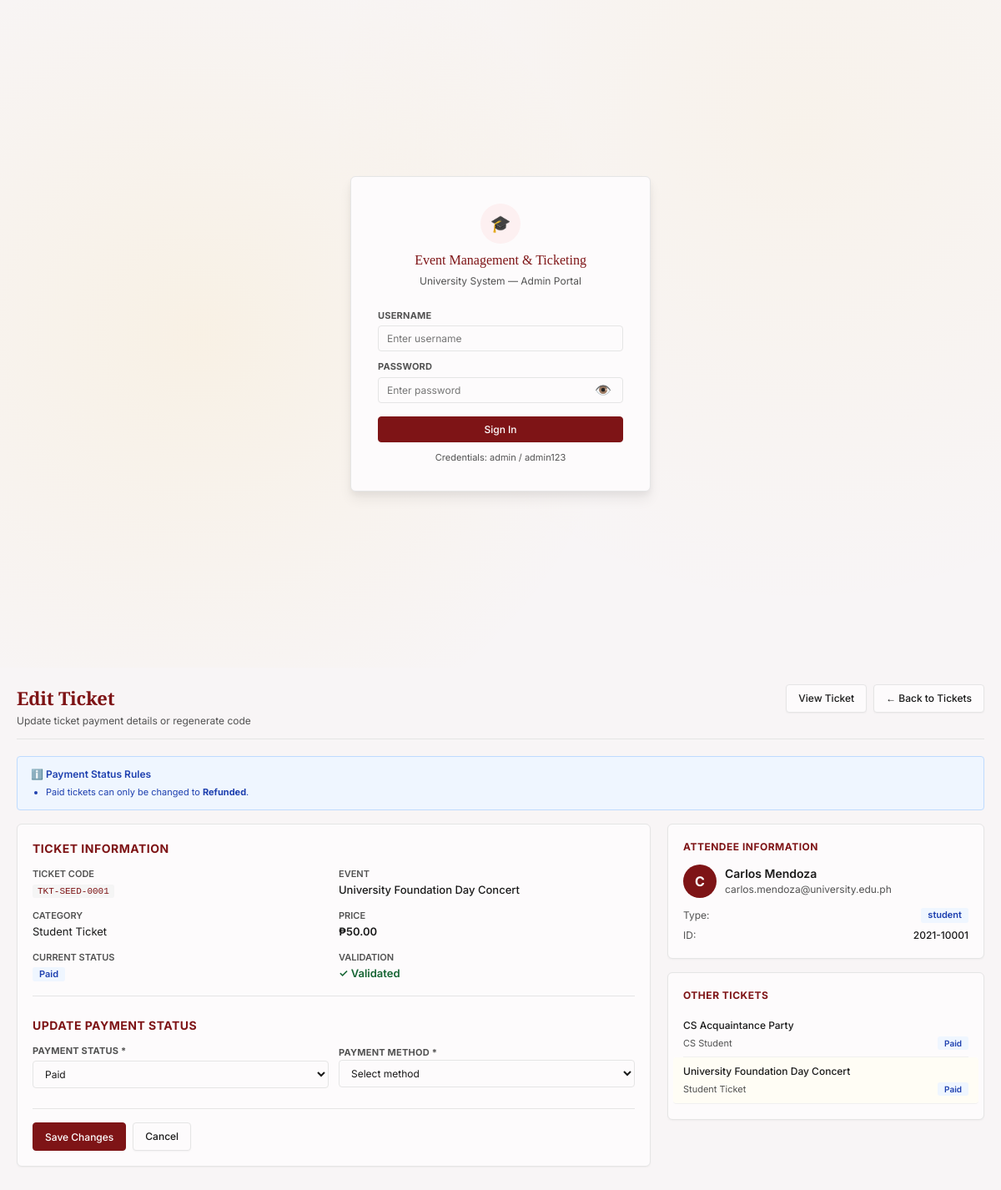
Page /modules/tickets/edit.php?id=1 on the committed database.
### tables this page shows
CREATE TABLE `ticket` (
  `ticket_id` int(11) NOT NULL,
  `ticket_code` varchar(50) NOT NULL,
  `purchase_date` datetime NOT NULL DEFAULT current_timestamp(),
  `is_validated` tinyint(1) NOT NULL DEFAULT 0,
  `validated_at` datetime DEFAULT NULL,
  `payment_status` enum('free','paid','pending','refunded') NOT NULL DEFAULT 'free',
  `payment_method` varchar(20) DEFAULT NULL,
  `category_id` int(11) NOT NULL,
  `attendee_id` int(11) NOT NULL
);

CREATE TABLE `event` (
  `event_id` int(11) NOT NULL,
  `event_name` varchar(150) NOT NULL,
  `event_type` enum('academic','cultural','sports','concert','seminar','graduation','orientation','other') NOT NULL,
  `event_date` date NOT NULL,
  `start_time` time NOT NULL,
  `end_time` time NOT NULL,
  `description` text DEFAULT NULL,
  `audience_type` enum('student_only','employee_only','alumni_only','open_to_all') NOT NULL DEFAULT 'open_to_all',
  `requires_ticket` tinyint(1) NOT NULL DEFAULT 1,
  `status` enum('upcoming','ongoing','completed','cancelled') NOT NULL DEFAULT 'upcoming',
  `venue_id` int(11) NOT NULL,
  `org_id` int(11) NOT NULL
);

CREATE TABLE `ticket_category` (
  `category_id` int(11) NOT NULL,
  `event_id` int(11) NOT NULL,
  `category_name` varchar(80) NOT NULL,
  `eligible_type` enum('student','employee','alumni','guest','all') NOT NULL DEFAULT 'all',
  `price` decimal(10,2) NOT NULL DEFAULT 0.00 CHECK (`price` >= 0),
  `total_slots` int(11) NOT NULL CHECK (`total_slots` > 0),
  `slots_remaining` int(11) NOT NULL
);

CREATE TABLE `attendee` (
  `attendee_id` int(11) NOT NULL,
  `first_name` varchar(50) NOT NULL,
  `last_name` varchar(50) NOT NULL,
  `email` varchar(100) NOT NULL,
  `phone` varchar(20) DEFAULT NULL,
  `gender` enum('male','female','non_binary','prefer_not_to_say') NOT NULL,
  `birth_date` date NOT NULL,
  `attendee_type` enum('student','employee','alumni','guest') NOT NULL,
  `registered_at` datetime NOT NULL DEFAULT current_timestamp(),
  `student_id` varchar(20) DEFAULT NULL,
  `program` varchar(100) DEFAULT NULL,
  `year_level` tinyint(4) DEFAULT NULL CHECK (`year_level` between 1 and 5),
  `department` varchar(100) DEFAULT NULL,
  `employee_id` varchar(20) DEFAULT NULL,
  `job_title` varchar(100) DEFAULT NULL,
  `alumni_id` varchar(20) DEFAULT NULL,
  `graduation_year` year(4) DEFAULT NULL,
  `guest_id` varchar(20) DEFAULT NULL
);

### includes/functions.php (called while the page is built, shortened)
<?php
function getAttendeeTypeBadge($type) {
    $badges = [
        'student' => 'b-blue', 'employee' => 'b-amber',
        'alumni' => 'b-purple', 'guest' => 'b-gray', 'all' => 'b-teal'
    ];
    return $badges[$type] ?? 'b-gray';
}
function getPaymentBadge($status) {
    $badges = [
        'free' => 'b-green', 'paid' => 'b-blue',
        'pending' => 'b-amber', 'refunded' => 'b-red'
    ];
    return $badges[$status] ?? 'b-gray';
}
function h($str) {
    return htmlspecialchars($str ?? '', ENT_QUOTES, 'UTF-8');
}
?>

### modules/tickets/edit.php (the view, shortened to what this page needs)
<?php
require_once __DIR__ . '/../../includes/header.php';
$ticket_id = isset($_GET['id']) ? (int)$_GET['id'] : 0;
$query = "
    SELECT t.*,
           a.first_name, a.last_name, a.email, a.attendee_type,
           a.student_id, a.employee_id, a.alumni_id, a.guest_id,
           tc.category_name, tc.price, tc.eligible_type, tc.event_id,
           e.event_name, e.event_date,
           v.venue_name
    FROM Ticket t
    JOIN Attendee a ON t.attendee_id = a.attendee_id
    JOIN Ticket_Category tc ON t.category_id = tc.category_id
    JOIN Event e ON tc.event_id = e.event_id
    JOIN Venue v ON e.venue_id = v.venue_id
    WHERE t.ticket_id = $ticket_id
";
$result = mysqli_query($conn, $query);
$ticket = mysqli_fetch_assoc($result);
$attendeeTicketsQuery = "
    SELECT t.*, e.event_name, tc.category_name
    FROM Ticket t
    JOIN Ticket_Category tc ON t.category_id = tc.category_id
    JOIN Event e ON tc.event_id = e.event_id
    WHERE t.attendee_id = {$ticket['attendee_id']}
    ORDER BY t.purchase_date DESC
";
$attendeeTickets = mysqli_query($conn, $attendeeTicketsQuery);
$isFreeEvent = $ticket['price'] == 0;
$currentStatus = $ticket['payment_status'];
$formValues = !empty($_POST) ? $_POST : $ticket;
function getAllowedStatuses($isFreeEvent, $currentStatus) {
    switch ($currentStatus) {
        case 'paid':
            return [
                'paid' => 'Paid',
                'refunded' => 'Refunded'
            ];
    }
}
$allowedStatuses = getAllowedStatuses($isFreeEvent, $currentStatus);
$attendeeDetail = '';
if ($ticket['attendee_type'] === 'student') {
    $attendeeDetail = $ticket['student_id'] ? $ticket['student_id'] : 'N/A';
} elseif ($ticket['attendee_type'] === 'employee') {
    $attendeeDetail = $ticket['employee_id'] ? $ticket['employee_id'] : 'N/A';
} elseif ($ticket['attendee_type'] === 'alumni') {
    $attendeeDetail = $ticket['alumni_id'] ? $ticket['alumni_id'] : 'N/A';
} elseif ($ticket['attendee_type'] === 'guest') {
    $attendeeDetail = $ticket['guest_id'] ? $ticket['guest_id'] : 'N/A';
}
?>
<div class="page active">
    <div class="page-header">
        <div>
            <div class="page-title">Edit Ticket</div>
            <div class="page-sub">Update ticket payment details or regenerate code</div>
        </div>
        <div style="display:flex;gap:8px;">
            <a href="/event-ticketing-v2/modules/tickets/view.php?id=<?php echo $ticket_id; ?>" class="btn">View Ticket</a>
            <a href="/event-ticketing-v2/modules/tickets/" class="btn">← Back to Tickets</a>
        </div>
    </div>
    <div style="background:var(--color-info-bg);border:1px solid #bfdbfe;border-radius:var(--radius-sm);padding:12px 16px;margin-bottom:16px;">
        <div style="font-size:12px;font-weight:600;color:#1e40af;margin-bottom:4px;">ℹ️ Payment Status Rules</div>
        <ul style="margin:0;padding-left:18px;font-size:11px;color:#1e40af;">
            <?php if ($isFreeEvent): ?>
                <li>This is a <strong>free event</strong>. Only 'Free' status is allowed.</li>
            <?php else: ?>
                <?php if ($currentStatus === 'pending'): ?>
                    <li>Pending tickets can only be changed to <strong>Paid</strong>.</li>
                <?php elseif ($currentStatus === 'paid'): ?>
                    <li>Paid tickets can only be changed to <strong>Refunded</strong>.</li>
                <?php elseif ($currentStatus === 'refunded'): ?>
                    <li>Refunded tickets <strong>cannot</strong> be changed to another status.</li>
                <?php endif; ?>
            <?php endif; ?>
        </ul>
    </div>
    <div style="display:grid;grid-template-columns:1fr 380px;gap:20px;align-items:start;">
        <div>
            <div class="card">
                <form method="POST">
                    <div style="margin-bottom:24px;padding-bottom:16px;border-bottom:1px solid var(--color-border);">
                        <h3 style="font-size:14px;font-weight:700;color:var(--color-primary);margin:0 0 12px 0;text-transform:uppercase;letter-spacing:0.5px;">
                            Ticket Information
                        </h3>
                        <div style="display:grid;grid-template-columns:1fr 1fr;gap:12px;">
                            <div>
                                <div style="font-size:11px;color:var(--color-text-secondary);font-weight:600;text-transform:uppercase;margin-bottom:2px;">Ticket Code</div>
                                <code style="font-size:11px;word-break:break-all;"><?php echo h($ticket['ticket_code']); ?></code>
                            </div>
                            <div>
                                <div style="font-size:11px;color:var(--color-text-secondary);font-weight:600;text-transform:uppercase;margin-bottom:2px;">Event</div>
                                <div style="font-size:13px;font-weight:500;"><?php echo h($ticket['event_name']); ?></div>
                            </div>
                            <div>
                                <div style="font-size:11px;color:var(--color-text-secondary);font-weight:600;text-transform:uppercase;margin-bottom:2px;">Category</div>
                                <div style="font-size:13px;"><?php echo h($ticket['category_name']); ?></div>
                            </div>
                            <div>
                                <div style="font-size:11px;color:var(--color-text-secondary);font-weight:600;text-transform:uppercase;margin-bottom:2px;">Price</div>
                                <div style="font-size:13px;font-weight:600;">
                                    <?php echo $isFreeEvent ? 'FREE' : '₱' . number_format($ticket['price'], 2); ?>
                                </div>
                            </div>
                            <div>
                                <div style="font-size:11px;color:var(--color-text-secondary);font-weight:600;text-transform:uppercase;margin-bottom:2px;">Current Status</div>
                                <div>
                                    <span class="badge <?php echo getPaymentBadge($currentStatus); ?>"><?php echo ucfirst($currentStatus); ?></span>
                                </div>
                            </div>
                            <div>
                                <div style="font-size:11px;color:var(--color-text-secondary);font-weight:600;text-transform:uppercase;margin-bottom:2px;">Validation</div>
                                <div style="font-size:13px;">
                                    <?php if ($ticket['is_validated']): ?>
                                        <span style="color:#166534;font-weight:600;">✓ Validated</span>
                                    <?php else: ?>
                                        <span style="color:var(--color-text-muted);">Not validated</span>
                                    <?php endif; ?>
                                </div>
                            </div>
                        </div>
                    </div>
                    <div style="margin-bottom:24px;">
                        <h3 style="font-size:14px;font-weight:700;color:var(--color-primary);margin:0 0 12px 0;text-transform:uppercase;letter-spacing:0.5px;">
                            Update Payment Status
                        </h3>
                        <div class="form-grid">
                            <div class="form-group">
                                <label class="form-label">Payment Status *</label>
                                <select name="payment_status" id="payment_status" onchange="togglePaymentFields()" required>
                                    <?php foreach ($allowedStatuses as $value => $label): ?>
                                        <option value="<?php echo $value; ?>" <?php echo ($formValues['payment_status'] ?? '') === $value ? 'selected' : ''; ?>>
                                            <?php echo $label; ?>
                                        </option>
                                    <?php endforeach; ?>
                                </select>
                            </div>
                            <div class="form-group" id="payment_method_group" style="<?php echo ($formValues['payment_status'] ?? '') === 'paid' && !$isFreeEvent ? '' : 'display:none;'; ?>">
                                <label class="form-label">Payment Method *</label>
                                <select name="payment_method" id="payment_method">
                                    <option value="">Select method</option>
                                </select>
                            </div>
                        </div>
                    </div>
                    <div style="display:flex;gap:8px;padding-top:16px;border-top:1px solid var(--color-border);">
                        <button type="submit" class="btn btn-primary">Save Changes</button>
                        <a href="/event-ticketing-v2/modules/tickets/" class="btn">Cancel</a>
                    </div>
                </form>
            </div>
        </div>
        <div>
            <div class="card">
                <div style="font-size:12px;font-weight:700;color:var(--color-primary);text-transform:uppercase;letter-spacing:0.5px;margin-bottom:12px;">
                    Attendee Information
                </div>
                <div style="display:flex;align-items:center;gap:10px;margin-bottom:12px;">
                    <div style="width:40px;height:40px;border-radius:50%;background:var(--color-primary);color:white;display:flex;align-items:center;justify-content:center;font-weight:700;font-size:16px;">
                        <?php echo strtoupper(substr($ticket['first_name'], 0, 1)); ?>
                    </div>
                    <div>
                        <div style="font-weight:600;font-size:14px;"><?php echo h($ticket['first_name'] . ' ' . $ticket['last_name']); ?></div>
                        <div style="font-size:12px;color:var(--color-text-secondary);"><?php echo h($ticket['email']); ?></div>
                    </div>
                </div>
                <div style="display:flex;flex-direction:column;gap:6px;font-size:12px;">
                    <div style="display:flex;justify-content:space-between;">
                        <span style="color:var(--color-text-secondary);">Type:</span>
                        <span class="badge <?php echo getAttendeeTypeBadge($ticket['attendee_type']); ?>"><?php echo h($ticket['attendee_type']); ?></span>
                    </div>
                    <div style="display:flex;justify-content:space-between;">
                        <span style="color:var(--color-text-secondary);">ID:</span>
                        <span style="font-weight:500;"><?php echo h($attendeeDetail); ?></span>
                    </div>
                </div>
            </div>
            <?php if (mysqli_num_rows($attendeeTickets) > 1): ?>
            <div class="card">
                <div style="font-size:12px;font-weight:700;color:var(--color-primary);text-transform:uppercase;letter-spacing:0.5px;margin-bottom:10px;">
                    Other Tickets
                </div>
                <?php
                mysqli_data_seek($attendeeTickets, 0);
                while ($at = mysqli_fetch_assoc($attendeeTickets)):
                ?>
                    <div style="padding:8px 0;border-bottom:1px solid var(--color-border-light);<?php echo $at['ticket_id'] == $ticket_id ? 'background:var(--color-accent-bg);margin:0 -12px;padding:8px 12px;border-radius:4px;' : ''; ?>">
                        <div style="font-size:12px;font-weight:500;"><?php echo h($at['event_name']); ?></div>
                        <div style="display:flex;justify-content:space-between;align-items:center;margin-top:4px;">
                            <span style="font-size:11px;color:var(--color-text-secondary);"><?php echo h($at['category_name']); ?></span>
                            <span class="badge <?php echo getPaymentBadge($at['payment_status']); ?>" style="font-size:10px;">
                                <?php echo ucfirst($at['payment_status']); ?>
                            </span>
                        </div>
                    </div>
                <?php endwhile; ?>
            </div>
            <?php endif; ?>
        </div>
    </div>
</div>
<?php require_once __DIR__ . '/../../includes/footer.php'; ?>

### rows in the picture
ticket: ticket_code "TKT-SEED-0001", event.event_name "University Foundation Day Concert", category.category_name "Student Ticket", category.price "50.00", payment_status "Paid", attendee.first_name "C", attendee.last_name "Carlos Mendoza", attendee.email "carlos.mendoza@university.edu.ph", attendee.attendee_type "student", attendee.student_id "2021-10001"
ticket: event.event_name "CS Acquaintance Party", category.category_name "CS Student", payment_status "Paid"
